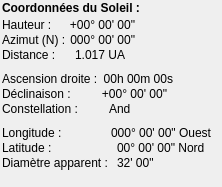
   <widget class="QWidget" name="coordonneesSoleil">
    <widget class="QLabel" name="lbl_coordonneesSoleil">
     <property name="geometry">
      <rect>
       <x>2</x>
       <y>0</y>
       <width>211</width>
       <height>16</height>
      </rect>
     </property>
     <property name="font">
      <font>
       <bold>true</bold>
      </font>
     </property>
     <property name="mouseTracking">
      <bool>true</bool>
     </property>
     <property name="autoFillBackground">
      <bool>true</bool>
     </property>
     <property name="text">
      <string>Coordonnées du Soleil :</string>
     </property>
    </widget>
    <widget class="QWidget" name="formLayoutWidget_7">
     <property name="geometry">
      <rect>
       <x>2</x>
       <y>72</y>
       <width>182</width>
       <height>52</height>
      </rect>
     </property>
     <layout class="QFormLayout" name="formLayout_equatSol">
      <property name="sizeConstraint">
       <enum>QLayout::SetFixedSize</enum>
      </property>
      <property name="labelAlignment">
       <set>Qt::AlignLeading|Qt::AlignLeft|Qt::AlignVCenter</set>
      </property>
      <property name="horizontalSpacing">
       <number>3</number>
      </property>
      <property name="verticalSpacing">
       <number>1</number>
      </property>
      <item row="0" column="0">
       <widget class="QLabel" name="lbl_ascensionDroiteSol">
        <property name="font">
         <font/>
        </property>
        <property name="mouseTracking">
         <bool>true</bool>
        </property>
        <property name="text">
         <string>Ascension droite :</string>
        </property>
       </widget>
      </item>
      <item row="1" column="0">
       <widget class="QLabel" name="lbl_declinaisonSol">
        <property name="font">
         <font/>
        </property>
        <property name="mouseTracking">
         <bool>true</bool>
        </property>
        <property name="text">
         <string>Déclinaison :</string>
        </property>
       </widget>
      </item>
      <item row="2" column="0">
       <widget class="QLabel" name="lbl_constellationSol">
        <property name="font">
         <font/>
        </property>
        <property name="mouseTracking">
         <bool>true</bool>
        </property>
        <property name="text">
         <string>Constellation :</string>
        </property>
       </widget>
      </item>
      <item row="0" column="1">
       <widget class="QLabel" name="ascensionDroiteSoleil">
        <property name="font">
         <font/>
        </property>
        <property name="mouseTracking">
         <bool>true</bool>
        </property>
        <property name="text">
         <string notr="true">00h 00m 00s</string>
        </property>
        <property name="alignment">
         <set>Qt::AlignRight|Qt::AlignTrailing|Qt::AlignVCenter</set>
        </property>
        <property name="indent">
         <number>2</number>
        </property>
       </widget>
      </item>
      <item row="1" column="1">
       <widget class="QLabel" name="declinaisonSoleil">
        <property name="font">
         <font/>
        </property>
        <property name="mouseTracking">
         <bool>true</bool>
        </property>
        <property name="text">
         <string notr="true">+00° 00' 00&quot;</string>
        </property>
        <property name="alignment">
         <set>Qt::AlignRight|Qt::AlignTrailing|Qt::AlignVCenter</set>
        </property>
        <property name="indent">
         <number>8</number>
        </property>
       </widget>
      </item>
      <item row="2" column="1">
       <widget class="QLabel" name="constellationSoleil">
        <property name="font">
         <font/>
        </property>
        <property name="mouseTracking">
         <bool>true</bool>
        </property>
        <property name="text">
         <string notr="true">And</string>
        </property>
        <property name="indent">
         <number>8</number>
        </property>
       </widget>
      </item>
     </layout>
    </widget>
    <widget class="QWidget" name="formLayoutWidget_8">
     <property name="geometry">
      <rect>
       <x>2</x>
       <y>18</y>
       <width>142</width>
       <height>52</height>
      </rect>
     </property>
     <layout class="QFormLayout" name="formLayout_topoSoleil">
      <property name="sizeConstraint">
       <enum>QLayout::SetFixedSize</enum>
      </property>
      <property name="labelAlignment">
       <set>Qt::AlignLeading|Qt::AlignLeft|Qt::AlignVCenter</set>
      </property>
      <property name="horizontalSpacing">
       <number>3</number>
      </property>
      <property name="verticalSpacing">
       <number>1</number>
      </property>
      <item row="0" column="0">
       <widget class="QLabel" name="lbl_hauteurSol">
        <property name="font">
         <font/>
        </property>
        <property name="mouseTracking">
         <bool>true</bool>
        </property>
        <property name="text">
         <string>Hauteur :</string>
        </property>
       </widget>
      </item>
      <item row="1" column="0">
       <widget class="QLabel" name="lbl_azimutSol">
        <property name="font">
         <font/>
        </property>
        <property name="mouseTracking">
         <bool>true</bool>
        </property>
        <property name="text">
         <string extracomment="Azimuth (from the North)">Azimut (N) :</string>
        </property>
       </widget>
      </item>
      <item row="2" column="0">
       <widget class="QLabel" name="lbl_distanceSol">
        <property name="font">
         <font/>
        </property>
        <property name="mouseTracking">
         <bool>true</bool>
        </property>
        <property name="text">
         <string>Distance :</string>
        </property>
       </widget>
      </item>
      <item row="0" column="1">
       <widget class="QLabel" name="hauteurSoleil">
        <property name="font">
         <font/>
        </property>
        <property name="mouseTracking">
         <bool>true</bool>
        </property>
        <property name="text">
         <string notr="true">+00° 00' 00&quot;</string>
        </property>
        <property name="alignment">
         <set>Qt::AlignRight|Qt::AlignTrailing|Qt::AlignVCenter</set>
        </property>
       </widget>
      </item>
      <item row="1" column="1">
       <widget class="QLabel" name="azimutSoleil">
        <property name="font">
         <font/>
        </property>
        <property name="mouseTracking">
         <bool>true</bool>
        </property>
        <property name="text">
         <string notr="true">000° 00' 00&quot;</string>
        </property>
        <property name="alignment">
         <set>Qt::AlignRight|Qt::AlignTrailing|Qt::AlignVCenter</set>
        </property>
       </widget>
      </item>
      <item row="2" column="1">
       <widget class="QLabel" name="distanceSoleil">
        <property name="font">
         <font/>
        </property>
        <property name="mouseTracking">
         <bool>true</bool>
        </property>
        <property name="text">
         <string notr="true">1.017 UA</string>
        </property>
        <property name="indent">
         <number>6</number>
        </property>
       </widget>
      </item>
     </layout>
    </widget>
    <widget class="QWidget" name="formLayoutWidget_19">
     <property name="geometry">
      <rect>
       <x>2</x>
       <y>126</y>
       <width>204</width>
       <height>52</height>
      </rect>
     </property>
     <layout class="QFormLayout" name="formLayout_lontlatSol">
      <property name="sizeConstraint">
       <enum>QLayout::SetFixedSize</enum>
      </property>
      <property name="labelAlignment">
       <set>Qt::AlignLeading|Qt::AlignLeft|Qt::AlignVCenter</set>
      </property>
      <property name="horizontalSpacing">
       <number>3</number>
      </property>
      <property name="verticalSpacing">
       <number>1</number>
      </property>
      <item row="0" column="0">
       <widget class="QLabel" name="lbl_longitudeSol">
        <property name="font">
         <font/>
        </property>
        <property name="mouseTracking">
         <bool>true</bool>
        </property>
        <property name="text">
         <string>Longitude :</string>
        </property>
       </widget>
      </item>
      <item row="0" column="1">
       <widget class="QLabel" name="longitudeSol">
        <property name="font">
         <font/>
        </property>
        <property name="mouseTracking">
         <bool>true</bool>
        </property>
        <property name="text">
         <string notr="true">000° 00' 00&quot; Ouest</string>
        </property>
       </widget>
      </item>
      <item row="1" column="0">
       <widget class="QLabel" name="lbl_latitudeSol">
        <property name="font">
         <font/>
        </property>
        <property name="mouseTracking">
         <bool>true</bool>
        </property>
        <property name="text">
         <string>Latitude :</string>
        </property>
       </widget>
      </item>
      <item row="1" column="1">
       <widget class="QLabel" name="latitudeSol">
        <property name="font">
         <font/>
        </property>
        <property name="mouseTracking">
         <bool>true</bool>
        </property>
        <property name="text">
         <string notr="true">00° 00' 00&quot; Nord</string>
        </property>
        <property name="indent">
         <number>6</number>
        </property>
       </widget>
      </item>
      <item row="2" column="0">
       <widget class="QLabel" name="lbl_diametreApparentSol">
        <property name="font">
         <font/>
        </property>
        <property name="mouseTracking">
         <bool>true</bool>
        </property>
        <property name="text">
         <string>Diamètre apparent :</string>
        </property>
       </widget>
      </item>
      <item row="2" column="1">
       <widget class="QLabel" name="diametreApparentSol">
        <property name="font">
         <font/>
        </property>
        <property name="mouseTracking">
         <bool>true</bool>
        </property>
        <property name="text">
         <string notr="true">32' 00&quot;</string>
        </property>
        <property name="indent">
         <number>6</number>
        </property>
       </widget>
      </item>
     </layout>
    </widget>
   </widget>
